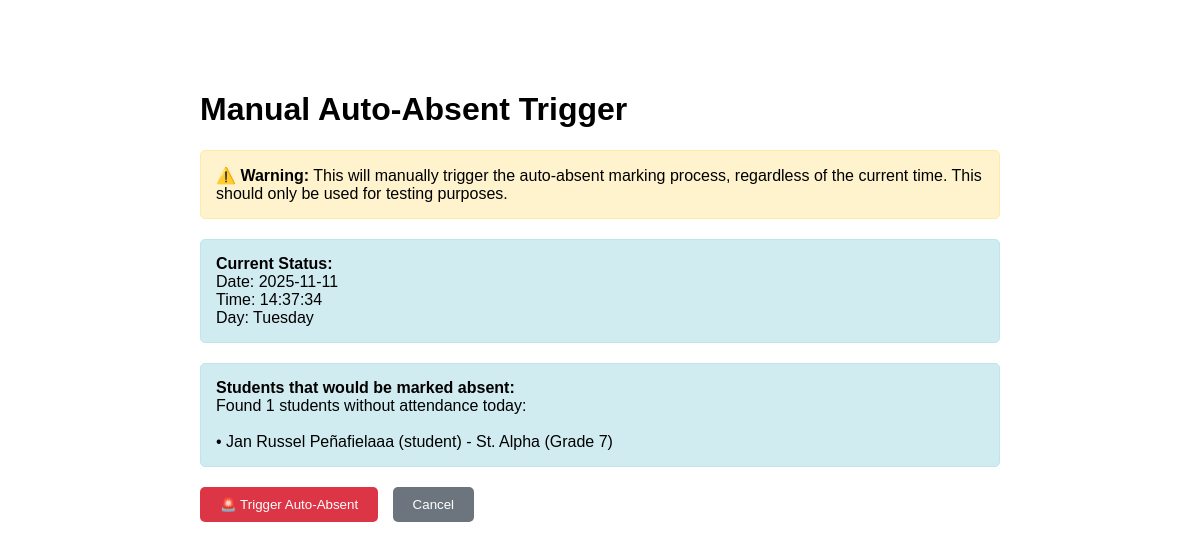
Before: /manual-auto-absent.php with the older database file.
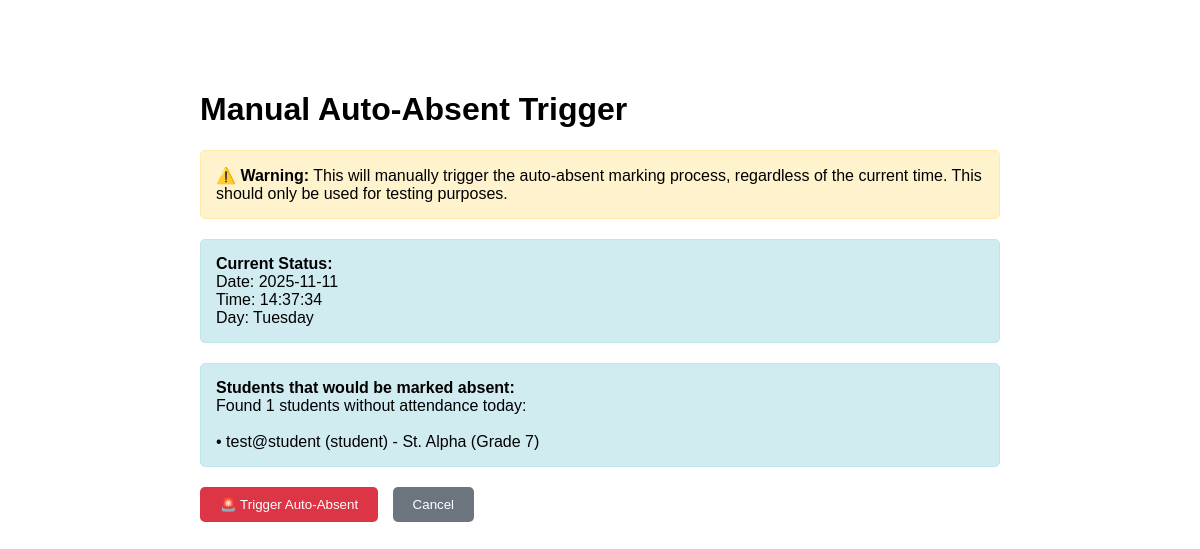
After: the same page with the newer database file.
### tables this page shows
CREATE TABLE `users` (
  `id` int(11) NOT NULL,
  `username` varchar(50) NOT NULL,
  `full_name` varchar(100) NOT NULL,
  `email` varchar(100) DEFAULT NULL,
  `phone` varchar(20) DEFAULT NULL,
  `role` enum('admin','teacher','student','parent') NOT NULL,
  `lrn` varchar(12) DEFAULT NULL COMMENT 'Learner Reference Number for students only',
  `section_id` int(11) DEFAULT NULL,
  `parent_id` int(11) DEFAULT NULL,
  `profile_image` varchar(255) DEFAULT NULL,
  `profile_image_path` varchar(255) DEFAULT NULL,
  `qr_code` text DEFAULT NULL,
  `status` enum('active','inactive') DEFAULT 'active',
  `created_at` timestamp NOT NULL DEFAULT current_timestamp(),
  `updated_at` timestamp NOT NULL DEFAULT current_timestamp() ON UPDATE current_timestamp()
);

CREATE TABLE `sections` (
  `id` int(11) NOT NULL,
  `section_name` varchar(50) NOT NULL,
  `grade_level` varchar(20) NOT NULL,
  `teacher_id` int(11) DEFAULT NULL,
  `description` text DEFAULT NULL,
  `status` enum('active','inactive') DEFAULT 'active',
  `created_at` timestamp NOT NULL DEFAULT current_timestamp()
);

### manual-auto-absent.php (the view, shortened to what this page needs)
<?php
require_once __DIR__ . '/sms_functions.php';
$confirmed = isset($_POST['confirm']) && $_POST['confirm'] === 'yes';
if (!$confirmed) {
    ?>
    <!DOCTYPE html>
    <html>
    <head>
    </head>
    <body>
        <h1>Manual Auto-Absent Trigger</h1>
        <div class="warning">
            <strong>⚠️ Warning:</strong> This will manually trigger the auto-absent marking process,
            regardless of the current time. This should only be used for testing purposes.
        </div>
        <div class="info">
            <strong>Current Status:</strong><br>
            Date: <?php echo date('Y-m-d'); ?><br>
            Time: <?php echo date('H:i:s'); ?><br>
            Day: <?php echo date('l'); ?><br>
        </div>
        <?php
        try {
            $today = date('Y-m-d');
            $absent_students_query = "
                SELECT u.id, u.username, u.full_name, u.section_id, s.section_name, s.grade_level
                FROM users u
                LEFT JOIN sections s ON u.section_id = s.id
                LEFT JOIN attendance a ON u.id = a.student_id AND a.attendance_date = ?
                WHERE u.role = 'student'
                AND u.status = 'active'
                AND a.id IS NULL
            ";
            $stmt = $pdo->prepare($absent_students_query);
            $stmt->execute([$today]);
            $absent_students = $stmt->fetchAll(PDO::FETCH_ASSOC);
            echo "<div class='info'>";
            echo "<strong>Students that would be marked absent:</strong><br>";
            if (count($absent_students) > 0) {
                echo "Found " . count($absent_students) . " students without attendance today:<br><br>";
                foreach ($absent_students as $student) {
                    $section_info = $student['section_name'] ? "{$student['section_name']} (Grade {$student['grade_level']})" : 'No Section';
                    echo "• {$student['full_name']} ({$student['username']}) - {$section_info}<br>";
                }
            } else {
                echo "No students found without attendance records today.";
            }
            echo "</div>";
        } catch (Exception $e) {
            echo "<div class='warning'>Error checking students: " . $e->getMessage() . "</div>";
        }
        ?>
        <form method="POST" onsubmit="return confirm('Are you sure you want to trigger auto-absent marking? This cannot be undone.');">
            <button type="submit">🚨 Trigger Auto-Absent</button>
            <button type="button" class="cancel" onclick="window.location.href='dashboard.php'">Cancel</button>
        </form>
    </body>
    </html>
    <?php
    exit;
}
?>

### manual-auto-absent.php (style rules this page uses)
body { font-family: Arial, sans-serif; max-width: 800px; margin: 50px auto; padding: 20px; }
.warning { background: #fff3cd; border: 1px solid #ffeaa7; padding: 15px; border-radius: 5px; margin: 20px 0; }
.info { background: #d1ecf1; border: 1px solid #bee5eb; padding: 15px; border-radius: 5px; margin: 20px 0; }
button { background: #dc3545; color: white; padding: 10px 20px; border: none; border-radius: 5px; cursor: pointer; }
.cancel { background: #6c757d; margin-left: 10px; }

Changed rows visible on the page:
changed users "student": full_name "Jan Russel Peñafielaaa" → "test@student"
